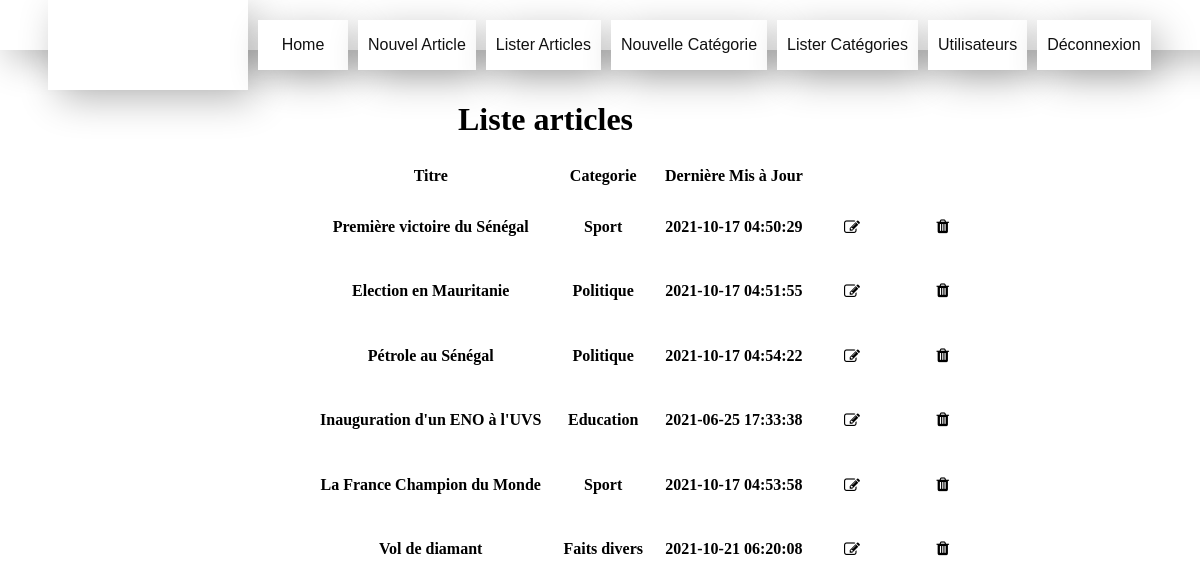
Page /Projet/Views/page_2.php?erreur=1 (signed in) on the committed database.
### tables this page shows
CREATE TABLE IF NOT EXISTS `article` (
  `id` int(11) NOT NULL AUTO_INCREMENT,
  `titre` varchar(255) DEFAULT NULL,
  `contenu` text,
  `dateCreation` datetime DEFAULT CURRENT_TIMESTAMP,
  `dateModification` datetime DEFAULT CURRENT_TIMESTAMP,
  `categorie` int(11) DEFAULT NULL,
  `image` text NOT NULL,
  PRIMARY KEY (`id`),
  KEY `fk_categorie_article` (`categorie`)
);

CREATE TABLE IF NOT EXISTS `categorie` (
  `id` int(11) NOT NULL AUTO_INCREMENT,
  `libelle` varchar(255) DEFAULT NULL,
  PRIMARY KEY (`id`)
);

### Projet/Controller/control3.php (called while the page is built)
<?php
require_once('../Modele/connect.php');
        require('../Modele/affich.php');
?>

### Projet/Modele/diffcate.php (called while the page is built, shortened)
<?php
require_once('../Modele/connect.php');
$reponse = $bdd->query("SELECT libelle FROM categorie WHERE id=\"$supll\"");
		if($donnees = $reponse->fetch()){
      $lib=$donnees['libelle'];
    }
    else{
      $lib="";
    }
 ?>

### Projet/Modele/tableau.php (the view, shortened to what this page needs)
<?php
if ($var6=="") {
} else {
  ?>
  <tr height="30">
  <th><?php echo $var1; ?></th>
  <th><?php     require('../Modele/diffcate.php'); echo $lib;?> </th>
  <th><?php echo $supl; ?></th>
  <th><button  onclick="Modif(<?php echo $var9;?>);" style="background-color: transparent;background-repeat: no-repeat;border: none;cursor: pointer;overflow: hidden;outline: none;"<i style="font-size:16px" class="fa">&#xf044;</i></button></th>
  <th><button  onclick="Confirm(<?php echo $var9;?>);" style="background-color: transparent;background-repeat: no-repeat;border: none;cursor: pointer;overflow: hidden;outline: none;"><i class="fa fa-trash" style="font-size:16px"></i></button></th>
  </tr>
<?php
}
 ?>

### Projet/Modele/affich.php (shortened to what this page needs)
<?php
  $rep=$bdd->query("SELECT * from article") or die(print_r($bdd->errorInfo()));
  while($done=$rep->fetch()){
      $var1=$done['titre'];
      $var9=$done['id'];
      $supl=$done['dateModification'];
      $supll=$done['categorie'];
      $var6=$done['image'];
      require('../Modele/tableau.php');
  }
?>

### Projet/Views/css/styles.css (style rules this page uses)
body { background-image: url(./images/img1.jpg); background-size: cover; }
button { position: relative; float: right; padding: .7rem 1.2rem; font-weight: 500; font-size: 16px; transition: all 0.3s ease-in-out; background: grey; border: solid 1px grey; box-shadow: inset 0 0 0 2px #ffffff; margin-right: 1em; }

### rows in the picture
article: titre "Première victoire du Sénégal", categorie.libelle "Sport", dateModification "2021-10-17 04:50:29"
article: titre "Election en Mauritanie", categorie.libelle "Politique", dateModification "2021-10-17 04:51:55"
article: titre "Pétrole au Sénégal", categorie.libelle "Politique", dateModification "2021-10-17 04:54:22"
article: titre "Inauguration d'un ENO à l'UVS", categorie.libelle "Education", dateModification "2021-06-25 17:33:38"
article: titre "La France Champion du Monde", categorie.libelle "Sport", dateModification "2021-10-17 04:53:58"
article: titre "Vol de diamant", categorie.libelle "Faits divers", dateModification "2021-10-21 06:20:08"
